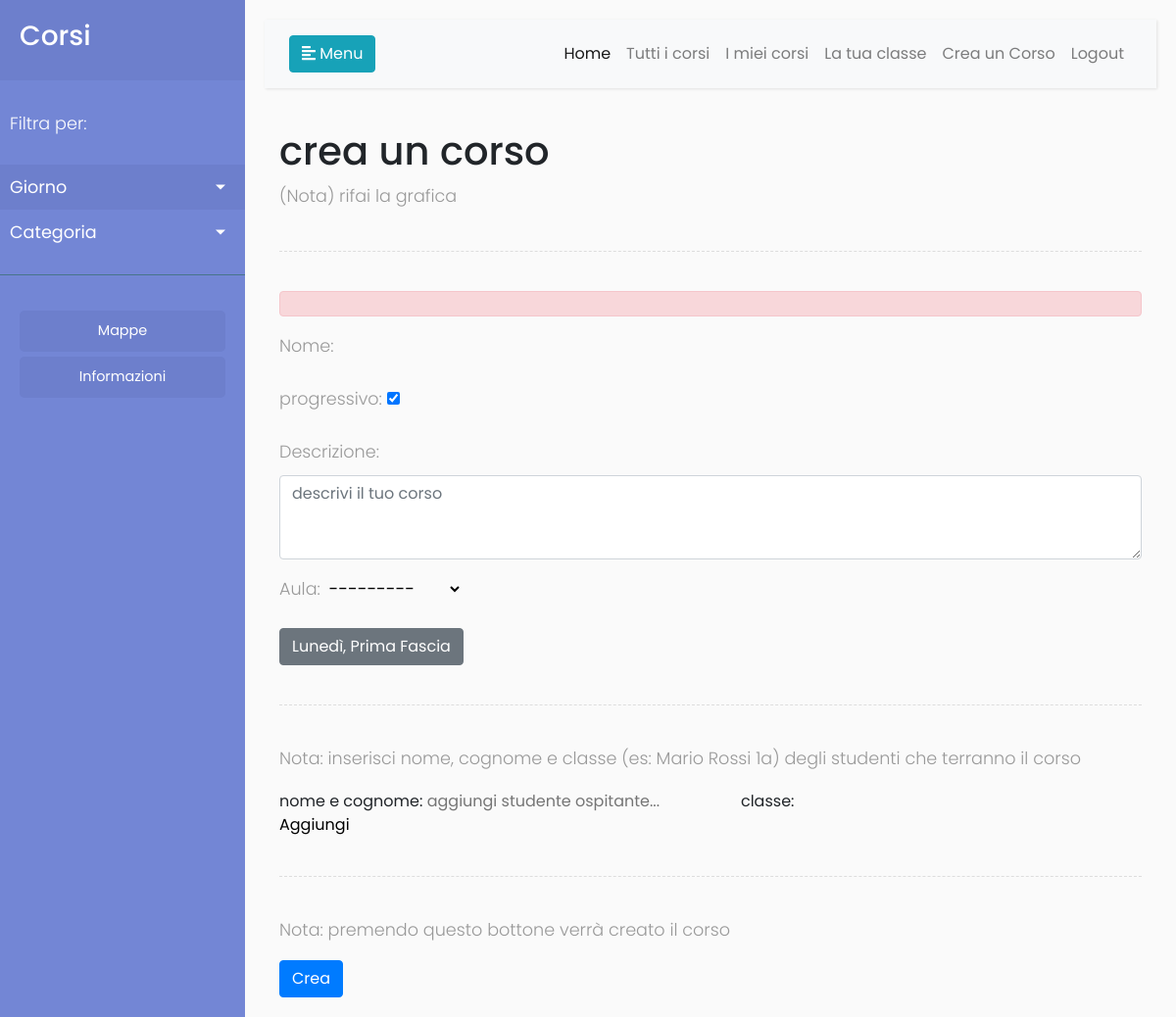
The app's page /creacorso/, older data.
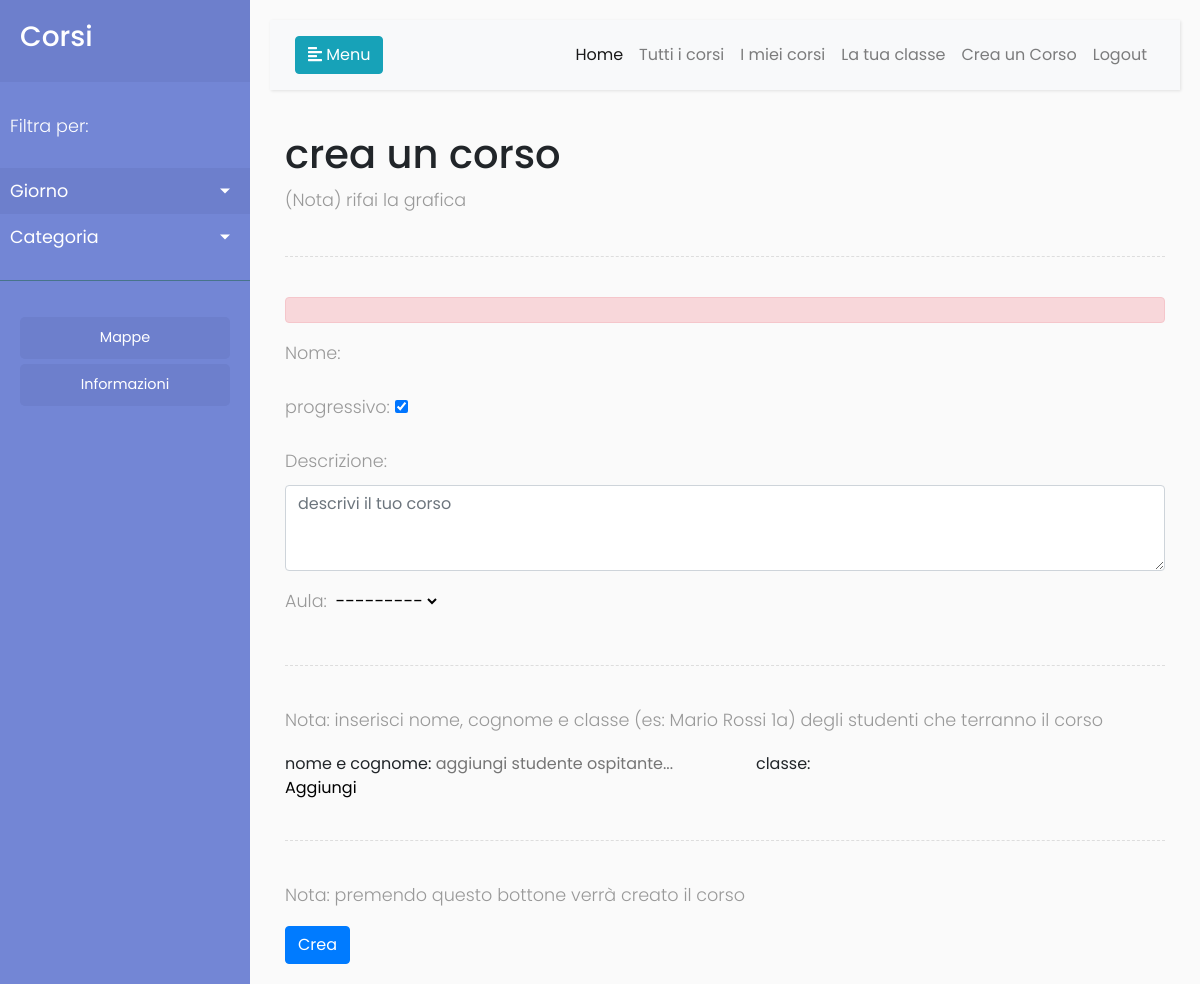
The same page, newer data.
### app/models.py (models this page shows, shortened)
class Fascia(models.Model):
    giorno = models.ForeignKey('Giorno', on_delete=models.CASCADE)
    fascia = models.CharField(
        max_length=80,
        choices=([
            ('Prima Fascia', 'Prima Fascia'),
            ('Seconda Fascia', 'Seconda Fascia'),
            ('Terza Fascia', 'Terza Fascia'),
        ]),
        default='Prima Fascia'
    )
    def __str__(self):
        return self.giorno.giorno_della_settimana + ', ' + self.fascia

class Giorno(models.Model):
    giorno_della_settimana = models.CharField(
        max_length=80,
        choices=([
            ('Lunedì', 'Lunedì'),
            ('Martedì', 'Martedì'),
            ('Mercoledì', 'Mercoledì'),
            ('Giovedì', 'Giovedì'),
            ('Venerdì', 'Venerdì'),
        ]),
        default='Lunedì'
    )

### app/views.py (the view, shortened to what this page needs)
# urls.py: url(r'^creacorso/$', views.create_corso),
def create_corso(request):
	if request.method == 'GET':
		form = CreaCorso()
		fasce = Fascia.objects.all()
		return render(request, 'corsi/crea_corso.html', {'crea_corso_form': form, 'fasce': fasce})

### app/forms.py
class CreaCorso(forms.ModelForm):
    class Meta:
        model = Corso
        fields = ('nome', 'is_progressive', 'descrizione', 'aula')
        widgets = {
            'descrizione': forms.Textarea(attrs={'class': 'form-control', 'rows': '3', 'placeholder': 'descrivi il tuo corso'}),
        }
        labels = {
            'is_progressive': 'progressivo',
        }

### app/models.py (called while the page is built)
    def __str__(self):
        return self.nome_aula

### app/templates/corsi/crea_corso.html (shortened to what this page needs)
{% extends 'base.html' %}
{% block content %}
<div class="container">
  <h1>crea un corso</h1>
  <p>(Nota) rifai la grafica</p>
  <div class="line"></div>
  <div id="error" class="alert alert-danger"></div>
  <div class="myform">
    {{ crea_corso_form.as_p }}
    {% for fascia in fasce %}
      <input type="button" value="{{fascia}}" class="fasciabutton btn btn-secondary" onclick="aggiungi_fascia(this)">
    {% endfor %}
    <div class="line"></div>
    <div class="aggiungiospitantiform">
      <p>Nota: inserisci nome, cognome e classe (es: Mario Rossi 1a) degli studenti che terranno il corso</p>
      nome e cognome: <input type="text" id="ospitanti" placeholder="aggiungi studente ospitante...">
      classe: <input type="text" id="classedellospitante" placeholder="">
      <button id="aggiungiospitante" onclick="aggiungi_studente()">Aggiungi</button>
    </div>
    <div class="line"></div>
    <p>Nota: premendo questo bottone verrà creato il corso</p>
    <button onclick="crea_corso(this)" class="btn btn-primary">Crea</button>
  </div>
</div>
{% endblock %}

Row changes from the older to the newer data that the page shows:
removed Fascia: giorno+fascia "Lunedì, Prima Fascia"
